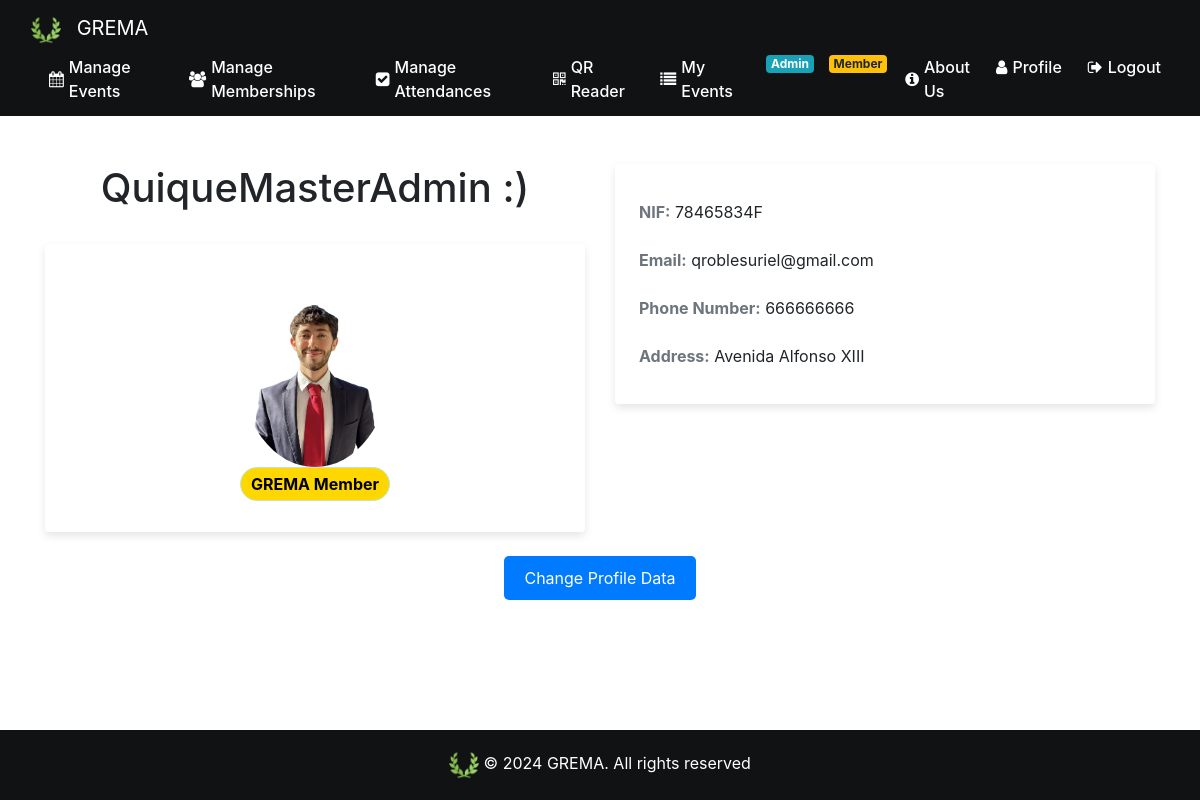
/profile (signed in), run on an earlier commit of the app's database.
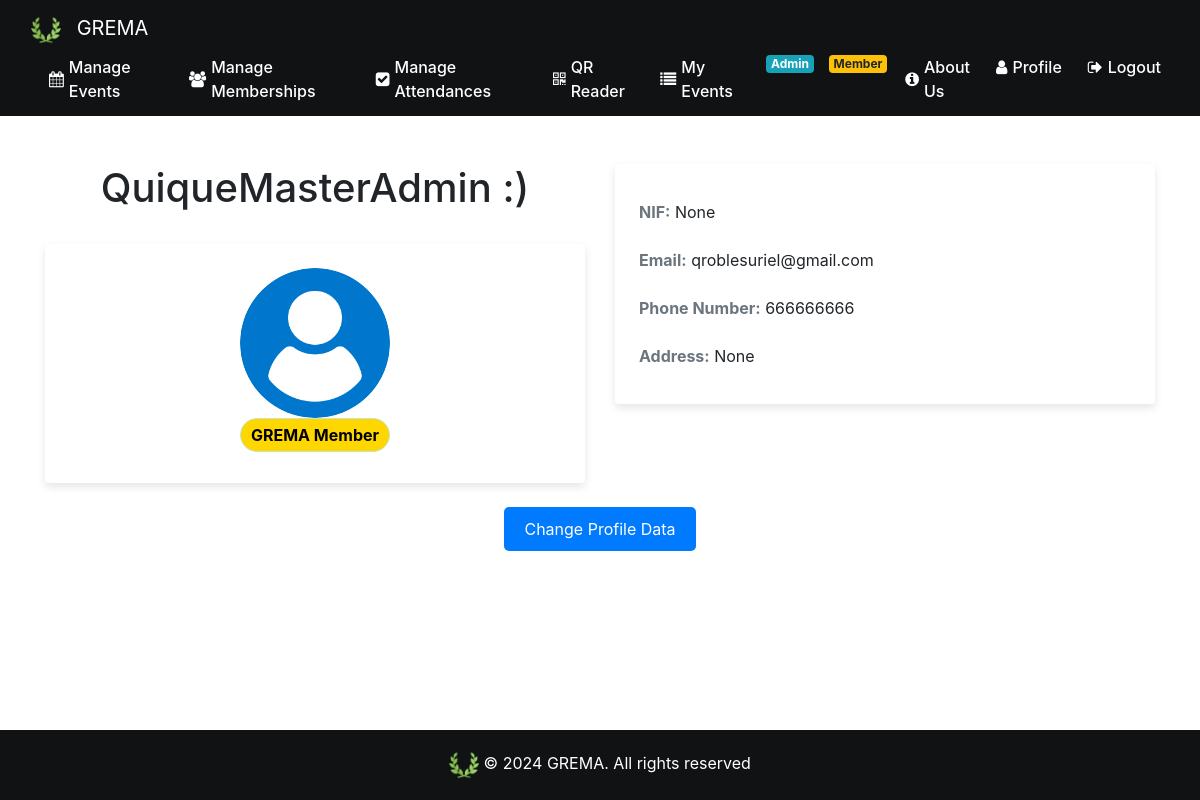
And on a later commit of the database.
### website/models.py (models this page shows)
class Admin(db.Model, UserMixin):
    id = db.Column(db.Integer, primary_key=True)
    is_admin = True
    nif =db.Column(db.Integer)
    email = db.Column(db.String(150), unique=True, nullable=False)
    password = db.Column(db.String(150), nullable=False)
    phone_number=db.Column(db.Integer)
    first_name = db.Column(db.String(150))
    surname= db.Column(db.String(150))
    creation_date = db.Column(db.Date, default=func.current_date())
    address=db.Column(db.String(150))
    events = db.relationship('Event')
    admin_profile_image_url = db.Column(db.String(300))

### website/views.py (the view)
@views.route('/profile', methods=['GET', 'POST'])
@login_required
def profile():
    return render_template('profile.html', user=current_user)

### website/views.py (called while the page is built)
@views.context_processor
def inject_membership():
    if current_user.is_authenticated:
        is_member = Fee.query.filter_by(user_fee=current_user.id, payed=True).first() is not None
    else:
        is_member = False
    return dict(is_member=is_member)

### website/templates/profile.html (shortened to what this page needs)
{% extends "base.html" %}
{% block content %}
<br><br />
<div class="container">
    <div class="row">
        <div class="col-md-6">
            <h1 class="text-center">{{ user.first_name }} {{ user.surname }}</h1>
            <br>
            <div class="card mb-4">
                <div class="profile-image-container mx-auto mt-4">
                    {% if user.user_profile_image_url %}
                    <img src="{{ user.user_profile_image_url }}" class="card-img-top rounded-circle"
                        alt="Profile Image">
                    {% elif user.admin_profile_image_url %}
                    <img src="{{ user.admin_profile_image_url }}" class="card-img-top rounded-circle"
                        alt="Profile Image">
                    {% else %}
                    <img src="{{ url_for('static', filename='images/userLogo.png') }}"
                        class="card-img-top rounded-circle" alt="{{ user.first_name }}">
                    {% endif %}
                    {% if is_member %}
                    <div class="alert alert-success text-center rounded-pill" role="alert"
                        style="background-color: gold; color: black; padding: 4px;">
                        <strong>GREMA Member</strong>
                    </div>
                    {% endif %}
                </div>
            </div>
        </div>
        <div class="col-md-6">
            <div class="card mb-4">
                <div class="card-body">
                    <ul class="list-group list-group-flush">
                        <li class="list-group-item"><strong class="text-secondary">NIF:</strong> {{ user.nif }}</li>
                        <li class="list-group-item"><strong class="text-secondary">Email:</strong> {{ user.email }}</li>
                        <li class="list-group-item"><strong class="text-secondary">Phone Number:</strong> {{
                            user.phone_number }}</li>
                        <li class="list-group-item"><strong class="text-secondary">Address:</strong> {{ user.address }}
                        </li>
                    </ul>
                </div>
            </div>
        </div>
    </div>
    <div class="text-center mb-4">
        <div class="button-group">
            <button id="edit-profile-btn" class="btn btn-primary">Change Profile Data</button>
        </div>
    </div>
</div>
{% endblock %}

### website/templates/base.html (shortened to what this page needs)
<!DOCTYPE html>
<html lang="en">
<head>
  <link rel="stylesheet" href="/static/base.css">
  <link href="https://cdn.jsdelivr.net/npm/bootstrap@5.3.0/dist/css/bootstrap.min.css" rel="stylesheet">
  <link rel="stylesheet" href="https://stackpath.bootstrapcdn.com/bootstrap/4.4.1/css/bootstrap.min.css"
 />
  <link rel="stylesheet" href="https://stackpath.bootstrapcdn.com/font-awesome/4.7.0/css/font-awesome.min.css"
 />
</head>
<body>
  <nav class="navbar navbar-expand-md navbar-dark sticky-top navbar-custom">
    <div class="container-wide">
      <a class="navbar-brand" href="/"><img src="{{ url_for('static', filename='images/greek_laurel.png') }}"
          alt="GREMA"> GREMA</a>
      <div class="collapse navbar-collapse" id="navbar">
        <ul class="navbar-nav">
          {% if user.is_authenticated %}
          {% if user.is_admin %}
          <li class="nav-item">
            <a class="nav-link" href="/"><i class="fa fa-calendar" aria-hidden="true"></i> Manage Events</a>
          </li>
          <li class="nav-item">
            <a class="nav-link" href="/manage_memberships"><i class="fa fa-users" aria-hidden="true"></i> Manage
              Memberships</a>
          </li>
          <li class="nav-item">
            <a class="nav-link" href="/manage_event_attendances"><i class="fa fa-check-square" aria-hidden="true"></i>
              Manage Attendances</a>
          </li>
          <li class="nav-item">
            <a class="nav-link" href="/qr_reader"><i class="fa fa-qrcode" aria-hidden="true"></i> QR Reader</a>
          </li>
          {% else %}
          <li class="nav-item">
            <a class="nav-link" href="/"><i class="fa fa-calendar" aria-hidden="true"></i> Incoming Events</a>
          </li>
          {% endif %}
          <li class="nav-item">
            <a class="nav-link" href="/my_events"><i class="fa fa-list" aria-hidden="true"></i> My Events</a>
          </li>
          {% endif %}
        </ul>
        {% if user.is_authenticated %}
        <ul class="navbar-nav ml-auto">
          {% if user.is_admin %}
          <li class="nav-item">
            <span class="badge badge-info">Admin</span>
          </li>
          {% endif %}
          {% if not is_member %}
          <li class="nav-item">
            <a class="btn btn-warning nav-link rounded-pill font-weight-bold" id="becomeMember" href="/become_member"><i
                class="fa fa-star" aria-hidden="true"></i> Become Member!</a>
          </li>
          {% else %}
          <li class="nav-item">
            <span class="badge badge-warning">Member</span>
          </li>
          {% endif %}
          <li class="nav-item">
            <a class="nav-link" href="/about_us"><i class="fa fa-info-circle" aria-hidden="true"></i> About Us</a>
          </li>
          <li class="nav-item">
            <a class="nav-link" href="/profile"><i class="fa fa-user" aria-hidden="true"></i> Profile</a>
          </li>
          <li class="nav-item">
            <a class="nav-link" href="/logout"><i class="fa fa-sign-out" aria-hidden="true"></i> Logout</a>
          </li>
        </ul>
        {% endif %}
      </div>
    </div>
  </nav>
  <div class="w-100">{% block content %}{% endblock %}</div>
  <br><br><br><br><br>
  <footer class="footer mt-auto py-3">
    <div class="container text-center">
      <img src="/static/images/greek_laurel.png" alt="Laurel" style="max-height: 30px;" />
      <span>&copy; 2024 GREMA. All rights reserved
    </div>
  </footer>
</body>
</html>

### website/static/base.css (style rules this page uses)
html { position: relative; min-height: 100%; }
body { margin-bottom: 100px; margin: 0; padding: 0; }
.footer { position: absolute; bottom: 0; width: 100%; height: 70px; background-color: #141618; display: flex; align-items: center; justify-content: space-between; padding: 0 30px; box-sizing: border-box; }
.footer img { max-height: 35px; max-width: 100%; vertical-align: middle; align-items: center; }
.navbar-custom { background-color: #101213; padding: 10px 0; }
.navbar-brand { display: flex; align-items: center; }
.navbar-brand img { max-height: 30px; margin-right: 10px; }
.navbar-nav .nav-item { margin-left: 10px; }
.navbar-nav .nav-link { color: #ffffff !important; font-weight: 500; display: flex; align-items: center; padding: 5px 10px; }
.navbar-nav .nav-link .fa { margin-right: 5px; }
.navbar-collapse { justify-content: space-between; }
.navbar-nav.ml-auto { margin-left: auto !important; }
.container-wide { max-width: 1340px; width: 100%; padding-left: 15px; padding-right: 15px; margin-left: auto; margin-right: auto; }
.badge { margin-left: 5px; padding: 5px 10px; font-size: 90%; }
.footer { background-color: #101213; color: white; padding: 20px 0; }
.footer img { max-height: 30px; }

### website/templates/profile.html (style rules this page uses)
.profile-image-container { max-width: 150px; margin-bottom: 15px; }
.card { border: none; box-shadow: 0 4px 8px rgba(0, 0, 0, 0.1); }
.card-body { padding: 1.5rem; }
.list-group-item { border: none; padding: 0.75rem 0; }
.button-group { display: flex; justify-content: center; gap: 10px; }
.btn-primary { background-color: #007bff; border: none; padding: 10px 20px; font-size: 1rem; border-radius: 5px; transition: background-color 0.3s ease; }
.list-group-item { border: none; padding: 0.75rem 0; text-align: left; }

What changed in the data, as far as the page shows it:
changed Admin "QuiqueMasterAdmin": nif "78465834F" → "None"; address "Avenida Alfonso XIII" → "None"; admin_profile_image_url: picture removed
